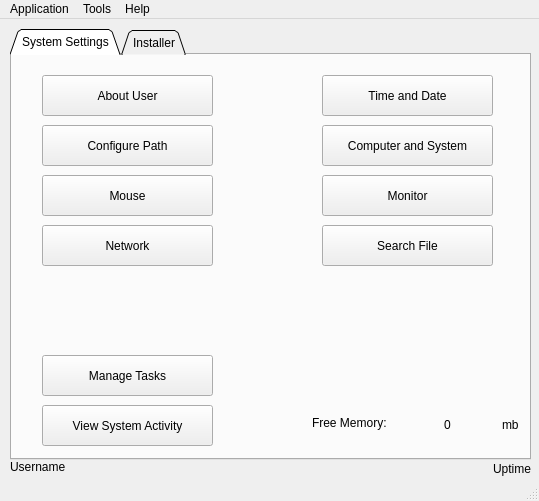
<?xml version="1.0" encoding="UTF-8"?>
<ui version="4.0">
 <class>MainWindow</class>
 <widget class="QMainWindow" name="MainWindow">
  <property name="geometry">
   <rect>
    <x>0</x>
    <y>0</y>
    <width>539</width>
    <height>501</height>
   </rect>
  </property>
  <property name="windowTitle">
   <string>PyAdmin</string>
  </property>
  <widget class="QWidget" name="centralwidget">
   <widget class="QTabWidget" name="tabWidget">
    <property name="geometry">
     <rect>
      <x>10</x>
      <y>10</y>
      <width>521</width>
      <height>431</height>
     </rect>
    </property>
    <property name="tabShape">
     <enum>QTabWidget::Triangular</enum>
    </property>
    <property name="currentIndex">
     <number>0</number>
    </property>
    <property name="elideMode">
     <enum>Qt::ElideMiddle</enum>
    </property>
    <widget class="QWidget" name="tab_sys_set">
     <attribute name="title">
      <string>System Settings</string>
     </attribute>
     <widget class="QPushButton" name="pb_user">
      <property name="geometry">
       <rect>
        <x>30</x>
        <y>20</y>
        <width>171</width>
        <height>41</height>
       </rect>
      </property>
      <property name="text">
       <string>About User</string>
      </property>
     </widget>
     <widget class="QPushButton" name="pb_path">
      <property name="geometry">
       <rect>
        <x>30</x>
        <y>70</y>
        <width>171</width>
        <height>41</height>
       </rect>
      </property>
      <property name="text">
       <string>Configure Path</string>
      </property>
     </widget>
     <widget class="QPushButton" name="pb_mouse">
      <property name="geometry">
       <rect>
        <x>30</x>
        <y>120</y>
        <width>171</width>
        <height>41</height>
       </rect>
      </property>
      <property name="text">
       <string>Mouse</string>
      </property>
     </widget>
     <widget class="QPushButton" name="pb_network">
      <property name="geometry">
       <rect>
        <x>30</x>
        <y>170</y>
        <width>171</width>
        <height>41</height>
       </rect>
      </property>
      <property name="text">
       <string>Network</string>
      </property>
     </widget>
     <widget class="QPushButton" name="ps_time_date">
      <property name="geometry">
       <rect>
        <x>310</x>
        <y>20</y>
        <width>171</width>
        <height>41</height>
       </rect>
      </property>
      <property name="text">
       <string>Time and Date</string>
      </property>
     </widget>
     <widget class="QPushButton" name="pb_com_sys">
      <property name="geometry">
       <rect>
        <x>310</x>
        <y>70</y>
        <width>171</width>
        <height>41</height>
       </rect>
      </property>
      <property name="text">
       <string>Computer and System</string>
      </property>
     </widget>
     <widget class="QPushButton" name="pb_monitor">
      <property name="geometry">
       <rect>
        <x>310</x>
        <y>120</y>
        <width>171</width>
        <height>41</height>
       </rect>
      </property>
      <property name="text">
       <string>Monitor</string>
      </property>
     </widget>
     <widget class="QPushButton" name="pb_search">
      <property name="geometry">
       <rect>
        <x>310</x>
        <y>170</y>
        <width>171</width>
        <height>41</height>
       </rect>
      </property>
      <property name="text">
       <string>Search File</string>
      </property>
     </widget>
     <widget class="QPushButton" name="pb_tasks">
      <property name="geometry">
       <rect>
        <x>30</x>
        <y>300</y>
        <width>171</width>
        <height>41</height>
       </rect>
      </property>
      <property name="text">
       <string>Manage Tasks</string>
      </property>
     </widget>
     <widget class="QPushButton" name="pb_sys_activity">
      <property name="geometry">
       <rect>
        <x>30</x>
        <y>350</y>
        <width>171</width>
        <height>41</height>
       </rect>
      </property>
      <property name="text">
       <string>View System Activity</string>
      </property>
     </widget>
     <widget class="QLabel" name="lb_memorymb">
      <property name="geometry">
       <rect>
        <x>390</x>
        <y>360</y>
        <width>91</width>
        <height>20</height>
       </rect>
      </property>
      <property name="text">
       <string>0</string>
      </property>
      <property name="alignment">
       <set>Qt::AlignCenter</set>
      </property>
     </widget>
     <widget class="QLabel" name="lb_free_memory">
      <property name="geometry">
       <rect>
        <x>300</x>
        <y>360</y>
        <width>91</width>
        <height>16</height>
       </rect>
      </property>
      <property name="text">
       <string>Free Memory:</string>
      </property>
     </widget>
     <widget class="QLabel" name="label">
      <property name="geometry">
       <rect>
        <x>490</x>
        <y>360</y>
        <width>21</width>
        <height>20</height>
       </rect>
      </property>
      <property name="text">
       <string>mb</string>
      </property>
     </widget>
    </widget>
    <widget class="QWidget" name="tab_installer">
     <attribute name="title">
      <string>Installer</string>
     </attribute>
     <widget class="QLineEdit" name="lineEdit">
      <property name="geometry">
       <rect>
        <x>20</x>
        <y>10</y>
        <width>371</width>
        <height>23</height>
       </rect>
      </property>
     </widget>
     <widget class="QPushButton" name="pb_search_repo">
      <property name="geometry">
       <rect>
        <x>400</x>
        <y>10</y>
        <width>91</width>
        <height>24</height>
       </rect>
      </property>
      <property name="text">
       <string>Search</string>
      </property>
     </widget>
     <widget class="QPushButton" name="pb_add_repo">
      <property name="geometry">
       <rect>
        <x>20</x>
        <y>370</y>
        <width>221</width>
        <height>24</height>
       </rect>
      </property>
      <property name="text">
       <string>Add Repository</string>
      </property>
     </widget>
     <widget class="QPushButton" name="pb_autoinstall">
      <property name="geometry">
       <rect>
        <x>260</x>
        <y>370</y>
        <width>231</width>
        <height>24</height>
       </rect>
      </property>
      <property name="text">
       <string>Automatic Installer</string>
      </property>
     </widget>
     <widget class="QListWidget" name="listWidget">
      <property name="geometry">
       <rect>
        <x>20</x>
        <y>40</y>
        <width>471</width>
        <height>321</height>
       </rect>
      </property>
     </widget>
     <widget class="QLabel" name="lb_pname_example">
      <property name="geometry">
       <rect>
        <x>30</x>
        <y>50</y>
        <width>231</width>
        <height>16</height>
       </rect>
      </property>
      <property name="text">
       <string>Package Name</string>
      </property>
     </widget>
     <widget class="QPushButton" name="pb_install_uninstall">
      <property name="geometry">
       <rect>
        <x>364</x>
        <y>50</y>
        <width>111</width>
        <height>24</height>
       </rect>
      </property>
      <property name="text">
       <string>Install / Remove</string>
      </property>
     </widget>
    </widget>
   </widget>
   <widget class="QLabel" name="lb_username">
    <property name="geometry">
     <rect>
      <x>10</x>
      <y>440</y>
      <width>211</width>
      <height>16</height>
     </rect>
    </property>
    <property name="text">
     <string>Username</string>
    </property>
   </widget>
   <widget class="QLabel" name="lb_uptime">
    <property name="geometry">
     <rect>
      <x>300</x>
      <y>440</y>
      <width>231</width>
      <height>20</height>
     </rect>
    </property>
    <property name="layoutDirection">
     <enum>Qt::RightToLeft</enum>
    </property>
    <property name="text">
     <string>Uptime</string>
    </property>
    <property name="alignment">
     <set>Qt::AlignRight|Qt::AlignTrailing|Qt::AlignVCenter</set>
    </property>
   </widget>
  </widget>
  <widget class="QMenuBar" name="menubar">
   <property name="geometry">
    <rect>
     <x>0</x>
     <y>0</y>
     <width>539</width>
     <height>21</height>
    </rect>
   </property>
   <widget class="QMenu" name="menuApplication">
    <property name="title">
     <string>Application</string>
    </property>
    <addaction name="actionLanguage"/>
    <addaction name="actionExit"/>
   </widget>
   <widget class="QMenu" name="menuHelp">
    <property name="title">
     <string>Help</string>
    </property>
    <addaction name="actionButton_Functions_Help"/>
    <addaction name="actionAbout_Author"/>
   </widget>
   <widget class="QMenu" name="menuTools">
    <property name="title">
     <string>Tools</string>
    </property>
    <addaction name="actionConfigure_and_Install_Apache_Server"/>
    <addaction name="actionUpdate_Packages"/>
   </widget>
   <addaction name="menuApplication"/>
   <addaction name="menuTools"/>
   <addaction name="menuHelp"/>
  </widget>
  <widget class="QStatusBar" name="statusbar"/>
  <action name="actionExit">
   <property name="text">
    <string>Exit</string>
   </property>
  </action>
  <action name="actionLanguage">
   <property name="text">
    <string>Language</string>
   </property>
  </action>
  <action name="actionButton_Functions_Help">
   <property name="text">
    <string>About Buttons</string>
   </property>
  </action>
  <action name="actionAbout_Author">
   <property name="text">
    <string>About Author</string>
   </property>
  </action>
  <action name="actionConfigure_and_Install_Apache_Server">
   <property name="text">
    <string>Configure and Install Apache Server</string>
   </property>
  </action>
  <action name="actionUpdate_Packages">
   <property name="text">
    <string>Update Packages</string>
   </property>
  </action>
 </widget>
 <resources/>
 <connections/>
</ui>
